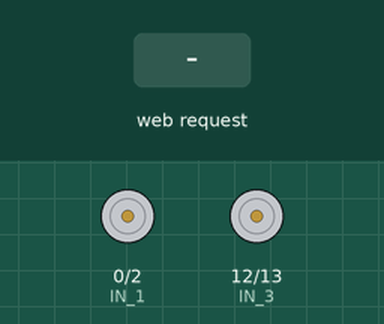
Simulated run of this sketch. Board: ESP8266 (NodeMCU). Parts: motor-driver pin pairs drawn as motors (green arrow = first pin HIGH = forward, orange = second pin HIGH = backward, longer = more drive, scaled by the enable pin). Inputs (shaded band) come from the test bench. WiFi joins after 1.5 s; servers stay silent unless stated; what the sketch prints to the serial monitor is not drawn.

Above: at 2.7 s.
2.8 s: HTTP request GET /?State=F received
At 3.9 s:
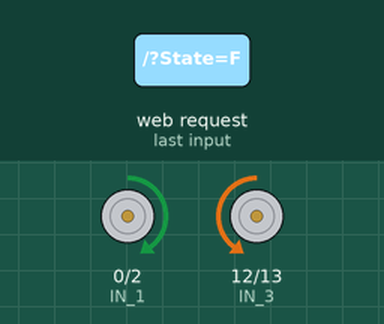
4.3 s: HTTP request GET /?State=B received
At 5.0 s:
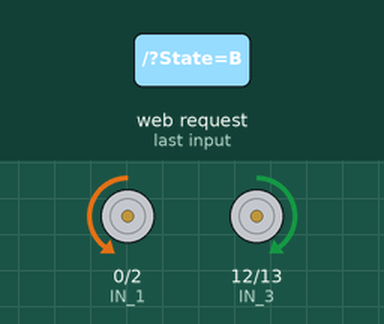
5.8 s: HTTP request GET /?State=L received
At 6.1 s:
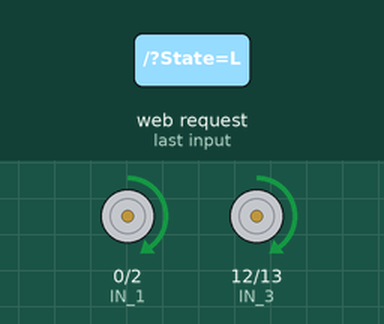
7.3 s: HTTP request GET /?State=R received
At 8.5 s:
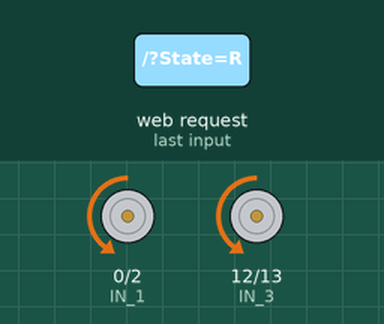
Timing chart, 0 to 9.8 s (numbered marks = the images above; inputs shaded):
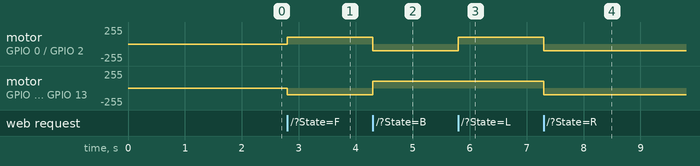

The sketch:

Wifi_Robot.ino
```cpp
#include <ESP8266WiFi.h>
#include <WiFiClient.h>
#include <ESP8266WebServer.h>

//SSID and Password to your ESP Access Point

const char* ssid = "Galaxy 1729";
const char* password = "ramanujan1729";

//const char* ssid = "nikhil";
//const char* password = "nikhil51204";

#define ENA   4     // Enable/speed motors Right    GPIO4(D2)
#define IN_1  0     // L298N in1 motors Right       GPIO0(D3)
#define IN_2  2     // L298N in2 motors Right       GPIO2(D4)
#define IN_3  12    // L298N in3 motors Left        GPIO12(D6)
#define IN_4  13    // L298N in4 motors Left        GPIO13(D7)
#define ENB   15    // Enable/speed motors Left     GPIO15(D8)


String command;             //String to store app command state.
int speedCar = 100; // 0 to 255
int speed_low = 40;

ESP8266WebServer server(80);

void setup() {

  Serial.begin(9600);
 pinMode(ENA, OUTPUT);
 pinMode(IN_1, OUTPUT);
 pinMode(IN_2, OUTPUT);
 pinMode(IN_3, OUTPUT);
 pinMode(IN_4, OUTPUT);
 pinMode(ENB, OUTPUT);


 // Connect to WiFi network
  Serial.println();
  Serial.println();
  Serial.print("Connecting to ");
  Serial.println(ssid);

  WiFi.begin(ssid, password);

  while (WiFi.status() != WL_CONNECTED) {
    delay(500);
    Serial.print(".");
  }

  Serial.println("");
  Serial.println("WiFi connected");
  Serial.println("IP address: ");
  Serial.println(WiFi.localIP());

 // Starting WEB-server
     server.on ( "/", HTTP_handleRoot );
     server.onNotFound ( HTTP_handleRoot );
     server.begin();
}

void loop() {
    server.handleClient();

      command = server.arg("State");
           if (command == "F") goForword();
      else if (command == "B") goBack();
      else if (command == "L") goLeft();
      else if (command == "R") goRight();
      else if (command == "I") goForwordRight();
      else if (command == "G") goForwordLeft();
      else if (command == "J") goBackRight();
      else if (command == "H") goBackLeft();
      else if (command == "0") speedCar = 100;
      else if (command == "1") speedCar = 120;
      else if (command == "2") speedCar = 140;
      else if (command == "3") speedCar = 160;
      else if (command == "4") speedCar = 180;
      else if (command == "5") speedCar = 200;
      else if (command == "6") speedCar = 215;
      else if (command == "7") speedCar = 230;
      else if (command == "8") speedCar = 240;
      else if (command == "9") speedCar = 255;
      else if (command == "S") stopRobot();
}

void HTTP_handleRoot(void) {

if( server.hasArg("State") ){
       Serial.println(server.arg("State"));
  }
  server.send ( 200, "text/html", "" );
  delay(0);
}

void goForword(){

      digitalWrite(IN_1, HIGH);
      digitalWrite(IN_2, LOW);
      analogWrite(ENA, speedCar);

      digitalWrite(IN_3, LOW);
      digitalWrite(IN_4, HIGH);
      analogWrite(ENB, speedCar);
  }

void goBack(){

      digitalWrite(IN_1, LOW);
      digitalWrite(IN_2, HIGH);
      analogWrite(ENA, speedCar);

      digitalWrite(IN_3, HIGH);
      digitalWrite(IN_4, LOW);
      analogWrite(ENB, speedCar);
  }

void goRight(){

      digitalWrite(IN_1, LOW);
      digitalWrite(IN_2, HIGH);
      analogWrite(ENA, speedCar);

      digitalWrite(IN_3, LOW);
      digitalWrite(IN_4, HIGH);
      analogWrite(ENB, speedCar);
  }

void goLeft(){

      digitalWrite(IN_1, HIGH);
      digitalWrite(IN_2, LOW);
      analogWrite(ENA, speedCar);

      digitalWrite(IN_3, HIGH);
      digitalWrite(IN_4, LOW);
      analogWrite(ENB, speedCar);
  }

void goForwordRight(){

      digitalWrite(IN_1, HIGH);
      digitalWrite(IN_2, LOW);
      analogWrite(ENA, speedCar-speed_low);

      digitalWrite(IN_3, LOW);
      digitalWrite(IN_4, HIGH);
      analogWrite(ENB, speedCar);
   }

void goForwordLeft(){

      digitalWrite(IN_1, HIGH);
      digitalWrite(IN_2, LOW);
      analogWrite(ENA, speedCar);

      digitalWrite(IN_3, LOW);
      digitalWrite(IN_4, HIGH);
      analogWrite(ENB, speedCar-speed_low);
  }

void goBackRight(){

      digitalWrite(IN_1, LOW);
      digitalWrite(IN_2, HIGH);
      analogWrite(ENA, speedCar-speed_low);

      digitalWrite(IN_3, HIGH);
      digitalWrite(IN_4, LOW);
      analogWrite(ENB, speedCar);
  }

void goBackLeft(){

      digitalWrite(IN_1, LOW);
      digitalWrite(IN_2, HIGH);
      analogWrite(ENA, speedCar);

      digitalWrite(IN_3, HIGH);
      digitalWrite(IN_4, LOW);
      analogWrite(ENB, speedCar-speed_low);
  }

void stopRobot(){

      digitalWrite(IN_1, LOW);
      digitalWrite(IN_2, LOW);
      analogWrite(ENA, speedCar);

      digitalWrite(IN_3, LOW);
      digitalWrite(IN_4, LOW);
      analogWrite(ENB, speedCar);
 }
```

Measured:
- after the input at 2.8 s, motor on GPIO 0 (IN_1) / GPIO 2 (IN_2): stopped → forward 100/255 at once; motor on GPIO 12 (IN_3) / GPIO 13 (IN_4): stopped → backward 100/255 at once
- after the input at 4.3 s, motor on GPIO 0 (IN_1) / GPIO 2 (IN_2): forward 100/255 → backward 100/255 at once; motor on GPIO 12 (IN_3) / GPIO 13 (IN_4): backward 100/255 → forward 100/255 at once
- after the input at 5.8 s, motor on GPIO 0 (IN_1) / GPIO 2 (IN_2): backward 100/255 → forward 100/255 at once
- after the input at 7.3 s, motor on GPIO 0 (IN_1) / GPIO 2 (IN_2), motor on GPIO 12 (IN_3) / GPIO 13 (IN_4): forward 100/255 → backward 100/255 at once
